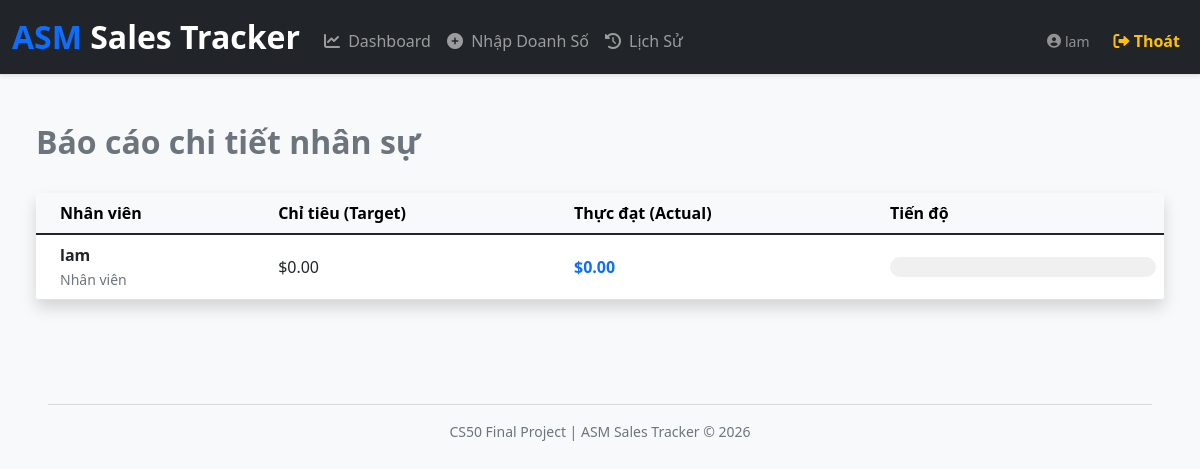
Screenshot of / (signed in) with the database file from the repository.
### tables this page shows
CREATE TABLE users (
    id INTEGER PRIMARY KEY AUTOINCREMENT,
    username TEXT NOT NULL UNIQUE,
    hash TEXT NOT NULL,
    full_name TEXT NOT NULL,
    role_level INTEGER NOT NULL,
    manager_id INTEGER,
    region TEXT,
    FOREIGN KEY(manager_id) REFERENCES users(id)
);

### app.py (the view, shortened to what this page needs)
@app.route("/")
@login_required
def index():
    user_id = session["user_id"]
    user = db.execute("SELECT * FROM users WHERE id = ?", user_id)[0]
    level = user["role_level"]
    now = datetime.now()
    month = now.month
    year = now.year
    base_query_string = """
        SELECT
            u.id AS user_id, u.full_name, u.manager_id, u.role_level,
            t.amount AS target,
            IFNULL(SUM(s.amount), 0) AS actual,
            CASE
                WHEN t.amount > 0 THEN (IFNULL(SUM(s.amount), 0) * 1.0 / t.amount) * 100
                ELSE 0
            END AS percentage
        FROM users u
        JOIN targets t ON u.id = t.user_id
        LEFT JOIN sales s ON u.id = s.user_id
            AND strftime('%m', s.timestamp) = ? AND strftime('%Y', s.timestamp) = ?
        WHERE t.month = ? AND t.year = ?
    """
    time_params = [f"{month:02}", str(year), month, year]
    if level == 1: # ASM: Tính tổng toàn khu vực
        summary = db.execute("""
            SELECT
                SUM(t.amount) AS total_target,
                IFNULL(SUM(s.amount), 0) AS total_actual
            FROM users u
            JOIN targets t ON u.id = t.user_id
            LEFT JOIN sales s ON u.id = s.user_id
                AND strftime('%m', s.timestamp) = ? AND strftime('%Y', s.timestamp) = ?
            WHERE t.month = ? AND t.year = ?
        """, *time_params)[0]
        sales_data = db.execute(base_query_string + " GROUP BY u.id", *time_params)
        return render_template("index.html", sales=sales_data, summary=summary, level=level, month=month)
    else: # Agent: Chỉ thấy chính mình
        sales_data = db.execute(base_query_string + " AND u.id = ? GROUP BY u.id", *time_params, user_id)
        return render_template("index.html", sales=sales_data, level=level, month=month)

### app.py (called while the page is built)
@app.after_request
def after_request(request):
    request.headers["Cache-Control"] = "no-cache, no-store, must-revalidate"
    request.headers["Expires"] = 0
    request.headers["Pragma"] = "no-cache"
    return request

### helpers.py (called while the page is built)
def login_required(f):
    @wraps(f)
    def decorated_function(*args, **kwargs):
        if session.get("user_id") is None:
            return redirect("/login")
        return f(*args, **kwargs)
    return decorated_function

def usd(value):
    return f"${value:,.2f}"

### templates/index.html (shortened to what this page needs)
{% extends "layout.html" %}
{% block main %}
<div class="container-fluid px-4">
    <div class="d-flex justify-content-between align-items-center mt-4 mb-4">
        <h1 class="h2 fw-bold text-secondary">Báo cáo chi tiết nhân sự</h1>
    </div>
    <div class="card shadow border-0 mb-5 overflow-hidden">
        <div class="card-body p-0">
            <table class="table table-hover align-middle mb-0 text-nowrap">
                <thead class="table-light">
                    <tr>
                        <th class="ps-4">Nhân viên</th>
                        <th>Chỉ tiêu (Target)</th>
                        <th>Thực đạt (Actual)</th>
                        <th style="width: 25%;">Tiến độ</th>
                    </tr>
                </thead>
                <tbody>
                    {% for row in sales %}
                    <tr>
                        <td class="ps-4">
                            <strong>{{ row.full_name }}</strong>
                            <br>
                            <small class="text-muted">
                                {% if row.role_level == 2 %} Trưởng nhóm {% else %} Nhân viên {% endif %}
                            </small>
                        </td>
                        <td>{{ row.target | usd }}</td>
                        <td class="text-primary fw-bold">{{ row.actual | usd }}</td>
                        <td>
                            {% set pct = row.percentage | round(1) %}
                            <div class="progress" style="height: 20px; border-radius: 10px; background-color: #f0f0f0;">
                            </div>
                        </td>
                    </tr>
                    {% endfor %}
                </tbody>
            </table>
        </div>
    </div>
</div>
{% endblock %}

### rows the page displays
users: full_name "lam", role_level "Nhân viên", target "$0.00", actual "$0.00"

### other values shown
{{ session["full_name"] }} "lam"
